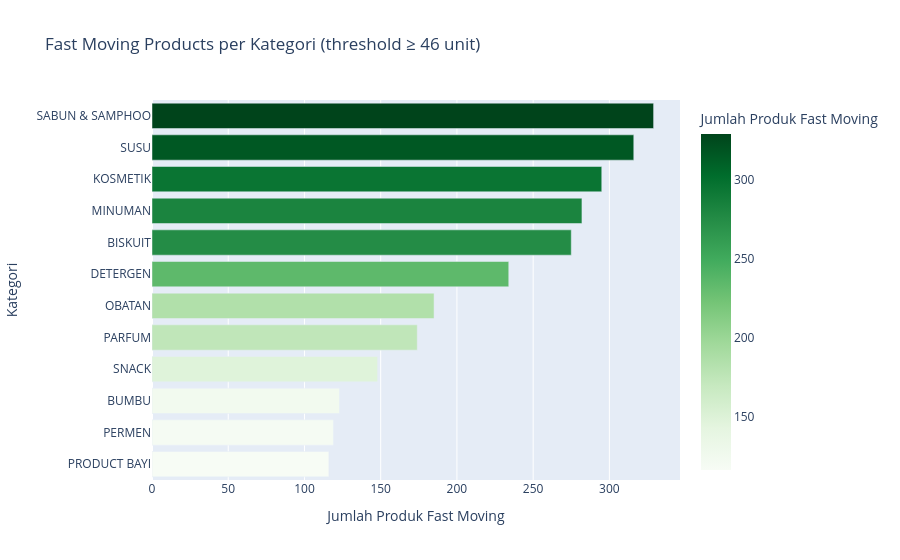

Write notebook code for a chart like this one.
### Markdown cell above
---
## 8. BQ #8: Produk Apa yang Termasuk Fast Moving?

Fast moving didefinisikan sebagai produk dengan `total_sales >= Q75` dari distribusi penjualan. Threshold otomatis dari data, tidak hard-coded.

### Code cell
q75 = products['total_sales'].quantile(0.75)
fast_moving = products[products['fast_moving_flag'] == True]

print(f'Threshold Q75 (fast moving) : {q75:.0f} unit terjual')
print(f'Total fast moving products  : {len(fast_moving):,} dari {len(products):,} ({len(fast_moving)/len(products)*100:.1f}%)')
print()

# Distribusi fast moving per kategori
fm_by_kat = (
    fast_moving['kategori']
    .value_counts()
    .head(12)
    .reset_index()
)
fm_by_kat.columns = ['kategori','count']

fig = px.bar(
    fm_by_kat,
    x='count', y='kategori', orientation='h',
    title=f'Fast Moving Products per Kategori (threshold ≥ {q75:.0f} unit)',
    labels={'count':'Jumlah Produk Fast Moving','kategori':'Kategori'},
    color='count', color_continuous_scale='Greens'
)
fig.update_layout(yaxis={'categoryorder':'total ascending'})
fig.show()

print('Top 10 fast moving products:')
print(
    fast_moving[['nama','kategori','total_sales','profit_margin']]
    .sort_values('total_sales', ascending=False)
    .head(10)
    .to_string(index=False)
)

### Figure 1 — Plotly figure (JSON) as saved in the notebook; plotly's stock layout.template omitted (floating-point values rounded to 4 significant figures)
{"data": [{"hovertemplate": "Jumlah Produk Fast Moving=%{marker.color}<br>Kategori=%{y}<extra></extra>", "legendgroup": "", "marker": {"color": [329, 316, 295, 282, 275, 234, 185, 174, 148, 123, 119, 116], "coloraxis": "coloraxis", "pattern": {"shape": ""}}, "name": "", "orientation": "h", "showlegend": false, "textposition": "auto", "type": "bar", "x": [329, 316, 295, 282, 275, 234, 185, 174, 148, 123, 119, 116], "xaxis": "x", "y": ["SABUN & SAMPHOO", "SUSU", "KOSMETIK", "MINUMAN", "BISKUIT", "DETERGEN", "OBATAN", "PARFUM", "SNACK", "BUMBU", "PERMEN", "PRODUCT BAYI"], "yaxis": "y"}], "layout": {"barmode": "relative", "coloraxis": {"colorbar": {"title": {"text": "Jumlah Produk Fast Moving"}}, "colorscale": [[0, "rgb(247,252,245)"], [0.125, "rgb(229,245,224)"], [0.25, "rgb(199,233,192)"], [0.375, "rgb(161,217,155)"], [0.5, "rgb(116,196,118)"], [0.625, "rgb(65,171,93)"], [0.75, "rgb(35,139,69)"], [0.875, "rgb(0,109,44)"], [1, "rgb(0,68,27)"]]}, "legend": {"tracegroupgap": 0}, "title": {"text": "Fast Moving Products per Kategori (threshold ≥ 46 unit)"}, "xaxis": {"anchor": "y", "domain": [0, 1], "title": {"text": "Jumlah Produk Fast Moving"}}, "yaxis": {"anchor": "x", "categoryorder": "total ascending", "domain": [0, 1], "title": {"text": "Kategori"}}}}
